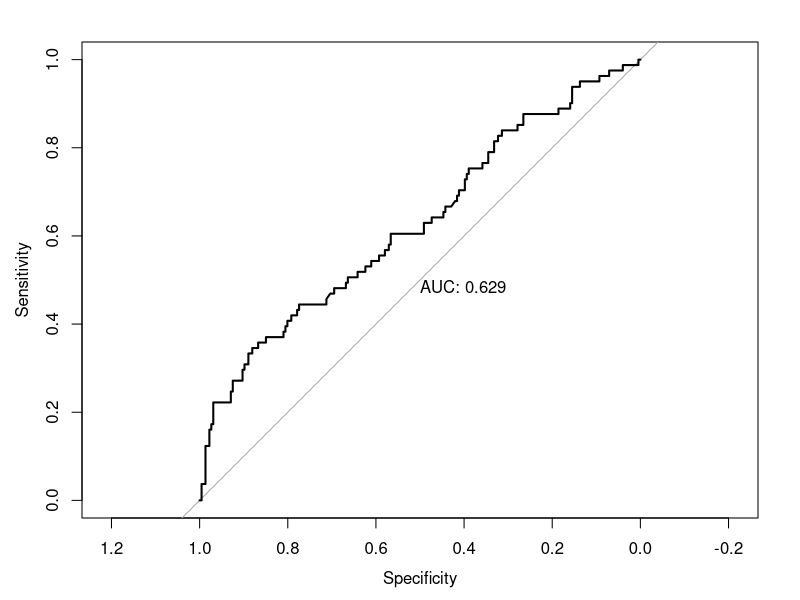
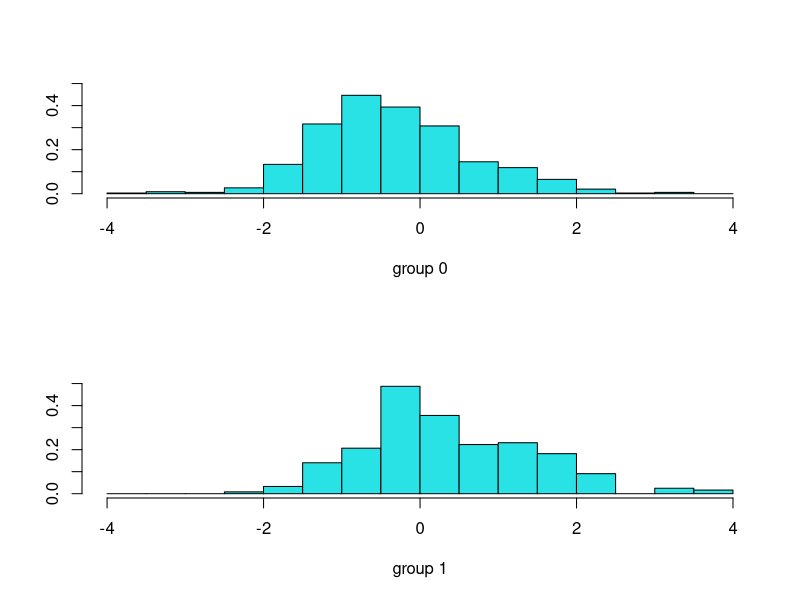

The R script that drew these images, in order:
## ---- chunk 1
# Importing the dataset
dfFinal <- read.csv("dfFinal.csv")
dfFinal$totDep <- as.factor(dfFinal$totDep)
dfFinal$PHON <- as.factor(dfFinal$PHON)
dfFinal$bad <- as.factor(dfFinal$bad)

dataset = dfFinal
# Splitting the dataset into the Training set and Test set
# install.packages('caTools')
library(caTools)
set.seed(123)
split = sample.split(dataset$bad, SplitRatio = 0.75)
training_set = subset(dataset, split == TRUE)
test_set = subset(dataset, split == FALSE)

library(MASS)
lda.fit = lda(bad~ ., data = training_set)

# Predicting the Test set results

lda.pred = as.data.frame(predict(lda.fit,test_set[-8]))
lda.prob = lda.pred$posterior.1

y_pred_lda = lda.pred$class
# Making the Confusion Matrix
cm = table(test_set[,8], lda.pred$class)
cm
accuracy = (cm[1,1] + cm[2,2]) / (cm[1,1] + cm[2,2] + cm[1,2] + cm[2,1])
sensitivity=(cm[2,2]/(cm[2,2]+cm[2,1]))
specificity=(cm[1,1]/(cm[1,1]+cm[1,2]))

print("the accuracy of the model is ")
print(accuracy)

print("the sensitivity of the model is ")
print(sensitivity)

print("the specificity of the model is ")
print(specificity)

library(pROC)
plot.roc(test_set[,8],lda.prob,print.auc=TRUE)
## ---- chunk 2
plot(lda.fit)
## ---- chunk 3
lda.fit
## ---- chunk 4
# Applying k-Fold Cross Validation
# install.packages('caret')
library(caret)
folds = createFolds(training_set$bad, k = 10)
cv = lapply(folds, function(x) {
  training_fold = training_set[-x, ]
  test_fold = training_set[x, ]
  classifierLRM = glm(formula = bad ~ . - totDep -homeVal-AES-PHON,
                      family = binomial,
                      data = training_set)
  prob_pred = predict(classifierLRM, type = 'response', newdata = test_fold[-8])
  y_pred = ifelse(prob_pred > 0.5, 1, 0)
  cm = table(test_fold[, 8], y_pred > 0.5)
  accuracy = (cm[1,1] + cm[2,2]) / (cm[1,1] + cm[2,2] + cm[1,2] + cm[2,1])
  return(accuracy)
  
})
accuracyLRM = mean(as.numeric(cv))
## ---- chunk 5
library(caTools)
set.seed(123)
split = sample.split(dataset$bad, SplitRatio = 0.75)
training_set = subset(dataset, split == TRUE)
test_set = subset(dataset, split == FALSE)

library(MASS)
qda.fit = lda(bad~ ., data = training_set)

# Predicting the Test set results
qda.pred = as.data.frame(predict(lda.fit,test_set[-8]))
y_pred_qda = qda.pred$class

# Making the Confusion Matrix
cm = table(test_set[,8], qda.pred$class)
cm
accuracy = (cm[1,1] + cm[2,2]) / (cm[1,1] + cm[2,2] + cm[1,2] + cm[2,1])
print("the accuracy is")
print(accuracy)
